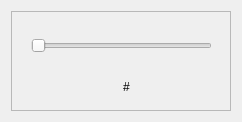
                  <widget class="QWidget" name="sawcsCam_1">
                   <property name="geometry">
                    <rect>
                     <x>0</x>
                     <y>0</y>
                     <width>238</width>
                     <height>118</height>
                    </rect>
                   </property>
                   <layout class="QGridLayout" name="gl_setting_cam_1">
                    <item row="1" column="0">
                     <widget class="QFrame" name="fmCamSample_1">
                      <property name="minimumSize">
                       <size>
                        <width>220</width>
                        <height>100</height>
                       </size>
                      </property>
                      <property name="maximumSize">
                       <size>
                        <width>220</width>
                        <height>100</height>
                       </size>
                      </property>
                      <property name="frameShape">
                       <enum>QFrame::StyledPanel</enum>
                      </property>
                      <property name="frameShadow">
                       <enum>QFrame::Raised</enum>
                      </property>
                      <widget class="QSlider" name="hsCamSample_1">
                       <property name="geometry">
                        <rect>
                         <x>20</x>
                         <y>20</y>
                         <width>181</width>
                         <height>29</height>
                        </rect>
                       </property>
                       <property name="orientation">
                        <enum>Qt::Horizontal</enum>
                       </property>
                      </widget>
                      <widget class="QLabel" name="lbCamSample_1">
                       <property name="geometry">
                        <rect>
                         <x>30</x>
                         <y>60</y>
                         <width>171</width>
                         <height>31</height>
                        </rect>
                       </property>
                       <property name="text">
                        <string>#</string>
                       </property>
                       <property name="alignment">
                        <set>Qt::AlignCenter</set>
                       </property>
                      </widget>
                     </widget>
                    </item>
                   </layout>
                  </widget>
